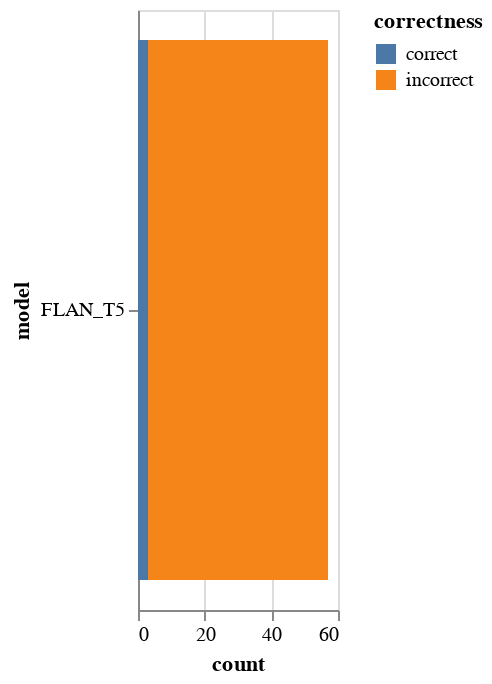

Write notebook code for a chart like this one.
### Code cell
contains_loc_group.visualize_models(models=["FLAN_T5"])

### Figure 1 — Vega-Lite specification as saved in the notebook (floating-point values rounded to 4 significant figures)
{"$schema": "https://vega.github.io/schema/vega-lite/v3.2.1.json", "config": {"mark": {"tooltip": null}, "view": {"height": 300, "width": 400}}, "data": {"name": "data-bb5b50e82a7beb5f33c3412e3b24a6af"}, "datasets": {"data-bb5b50e82a7beb5f33c3412e3b24a6af": [{"correctness": "correct", "count": 3, "model": "FLAN_T5"}, {"correctness": "incorrect", "count": 54, "model": "FLAN_T5"}]}, "encoding": {"color": {"field": "correctness", "scale": {"domain": ["correct", "incorrect"]}, "type": "nominal"}, "tooltip": [{"field": "model", "type": "nominal"}, {"field": "count", "type": "quantitative"}, {"field": "correctness", "type": "nominal"}], "x": {"field": "count", "stack": "zero", "type": "quantitative"}, "y": {"field": "model", "type": "nominal"}}, "mark": "bar", "width": 100}
